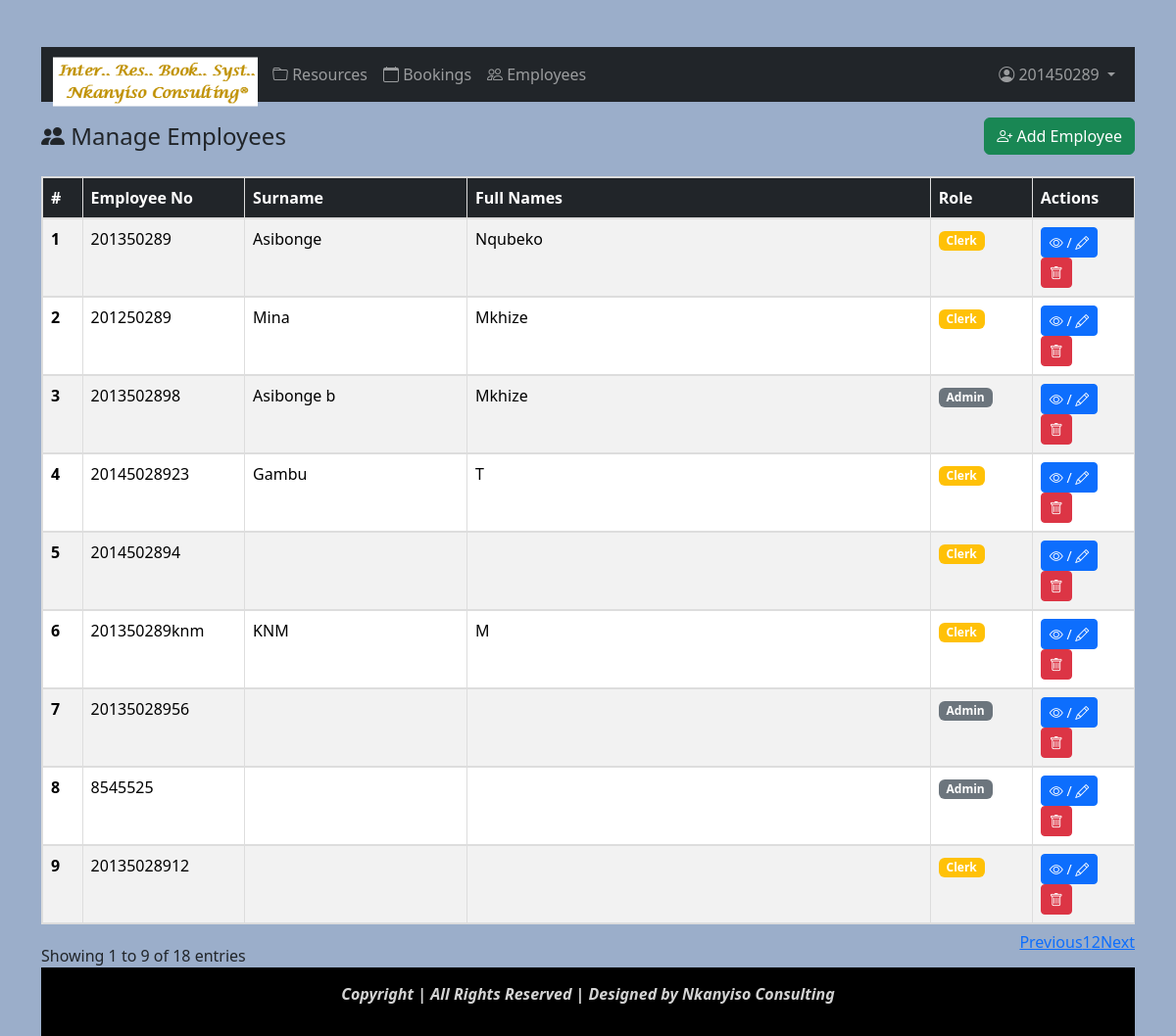
The page /admin_manage_users.php (signed in) on the database its author committed.
### tables this page shows
CREATE TABLE `users` (
  `employee_id` int(11) NOT NULL,
  `employee_no` varchar(20) NOT NULL,
  `surname` varchar(30) NOT NULL,
  `fullnames` varchar(30) NOT NULL,
  `password` varchar(80) NOT NULL,
  `role` enum('Clerk','Admin') DEFAULT 'Clerk'
);

### admin_manage_users.php (the view, shortened to what this page needs)
<?php
require 'assets/includes/db.php';
$users = $pdo->query("SELECT * FROM users ORDER BY employee_id DESC")->fetchAll();
?>
<!DOCTYPE html>
<html>
    <head>
    <?php include 'assets/includes/header.php'?>
    </head>
    <body>
        <div class="container mt-5">
            <?php include 'assets/includes/navbar.php'; ?>
            <div class="d-flex justify-content-between align-items-center mb-3 add-employees">
            <h4 class="mb-0">
                <i class="bi bi-people-fill"></i> Manage Employees
            </h4>
            <button class="btn btn-success" data-bs-toggle="modal" data-bs-target="#addUserModal"> <i class="bi bi-person-plus"></i> Add Employee
            </button>
        </div>
<?php if(empty($users)): ?>
<div class="alert alert-info">
    No employees found.
</div>
<?php else: ?>
<div class="table-responsive">
    <table class="table table-bordered table-striped table-hover" id="lftable">
        <thead class="table-dark">
            <tr>
                <th width="5%">#</th>
                <th width="15%">Employee No</th>
                <th width="20%">Surname</th>
                <th width="40%">Full Names</th>
                <th width="10%">Role</th>
                <th width="10%">Actions</th>
            </tr>
        </thead>
        <tbody>
        <?php
        $count = 1;
        foreach($users as $user):
        ?>
        <tr>
            <td><b><?= $count++; ?></b></td>
            <td><?= htmlspecialchars($user['employee_no']) ?></td>
            <td><?= htmlspecialchars($user['surname']) ?></td>
            <td><?= htmlspecialchars($user['fullnames']) ?></td>
            <td>
                <?php if($user['role']=="Admin"): ?>
                    <span class="badge bg-secondary">Admin</span>
                <?php else: ?>
                    <span class="badge bg-warning">Clerk</span>
                <?php endif; ?>
            </td>
            <td>
                <button
                    type="button"
                    class="btn btn-primary btn-sm editUser"
                    data-bs-toggle="modal"
                    data-bs-target="#editUserModal"
                    data-id="<?= $user['employee_id'] ?>"
                    data-employee="<?= htmlspecialchars($user['employee_no']) ?>"
                    data-surname="<?= htmlspecialchars($user['surname']) ?>"
                    data-fullnames="<?= htmlspecialchars($user['fullnames']) ?>"
                    data-role="<?= htmlspecialchars($user['role']) ?>">
                    <i class="bi bi-eye"></i> / <i class="bi bi-pencil"></i>
                </button>
                <form method="post" class="d-inline">
                    <button type="submit" name="delete" class="btn btn-danger btn-sm" onclick="return confirm('Delete this employee?')">
                        <i class="bi bi-trash"></i>
                    </button>
                </form>
            </td>
        </tr>
        <?php endforeach; ?>
        </tbody>
    </table>
</div>
<?php endif; ?>
        <?php include 'assets/includes/footer.php'?>
    </body>
</html>

### assets/css/style.css (style rules this page uses)
body { background: linear-gradient(rgba(0, 0, 0, 0.5), rgba(84, 36, 36, 0.5)), url('../images/bg.jpeg') no-repeat center center fixed; background-size: cover; position: relative; margin: 0; padding: 0; }
.table { background-color: #ffffff; color: #333333; }
.table-bordered { border: 1px solid #dddddd; }
.table-bordered > tbody > tr > td, .table-bordered > thead > tr > th { border: 1px solid #dddddd; }
.search-bar, .add-resource, .add-employees { margin: 16px 0; display: flex; gap: 8px; }

### assets/css/style2.css (style rules this page uses)
* { margin:0; padding:0; box-sizing:border-box; }
body { background:#9baeca; font-family:Segoe UI; }

### rows shown on the page
users: employee_no "201350289", surname "Asibonge", fullnames "Nqubeko", role "Clerk"
users: employee_no "201250289", surname "Mina", fullnames "Mkhize", role "Clerk"
users: employee_no "2013502898", surname "Asibonge b", fullnames "Mkhize", role "Admin"
users: employee_no "20145028923", surname "Gambu", fullnames "T", role "Clerk"
users: employee_no "2014502894", role "Clerk"
users: employee_no "201350289knm", surname "KNM", fullnames "M", role "Clerk"
users: employee_no "20135028956", role "Admin"
users: employee_no "8545525", role "Admin"
users: employee_no "20135028912", role "Clerk"

### other values the page prints
$_SESSION['user']['employee_no'] "201450289"
